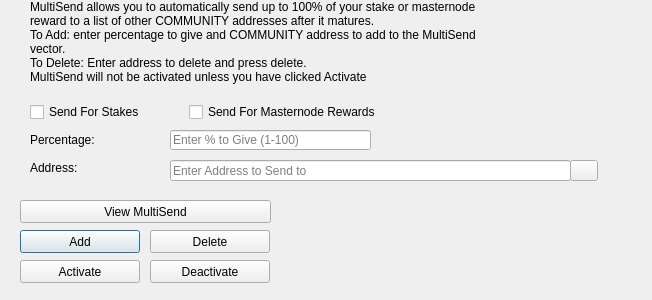
<?xml version="1.0" encoding="UTF-8"?>
<ui version="4.0">
 <class>MultiSendDialog</class>
 <widget class="QDialog" name="MultiSendDialog">
  <property name="windowModality">
   <enum>Qt::NonModal</enum>
  </property>
  <property name="geometry">
   <rect>
    <x>0</x>
    <y>0</y>
    <width>652</width>
    <height>300</height>
   </rect>
  </property>
  <property name="windowTitle">
   <string>MultiSend</string>
  </property>
  <widget class="QLineEdit" name="multiSendPercentEdit">
   <property name="geometry">
    <rect>
     <x>170</x>
     <y>130</y>
     <width>201</width>
     <height>20</height>
    </rect>
   </property>
   <property name="toolTip">
    <string>Enter whole numbers 1 - 100</string>
   </property>
   <property name="placeholderText">
    <string>Enter % to Give (1-100)</string>
   </property>
  </widget>
  <widget class="QLineEdit" name="multiSendAddressEdit">
   <property name="geometry">
    <rect>
     <x>170</x>
     <y>160</y>
     <width>401</width>
     <height>21</height>
    </rect>
   </property>
   <property name="toolTip">
    <string/>
   </property>
   <property name="placeholderText">
    <string>Enter Address to Send to</string>
   </property>
  </widget>
  <widget class="QLabel" name="label_2">
   <property name="geometry">
    <rect>
     <x>30</x>
     <y>0</y>
     <width>451</width>
     <height>121</height>
    </rect>
   </property>
   <property name="lineWidth">
    <number>1</number>
   </property>
   <property name="text">
    <string>MultiSend allows you to automatically send up to 100% of your stake or masternode reward to a list of other COMMUNITY addresses after it matures.
To Add: enter percentage to give and COMMUNITY address to add to the MultiSend vector.
To Delete: Enter address to delete and press delete.
MultiSend will not be activated unless you have clicked Activate</string>
   </property>
   <property name="alignment">
    <set>Qt::AlignLeading|Qt::AlignLeft|Qt::AlignTop</set>
   </property>
   <property name="wordWrap">
    <bool>true</bool>
   </property>
  </widget>
  <widget class="QLabel" name="message">
   <property name="geometry">
    <rect>
     <x>290</x>
     <y>200</y>
     <width>351</width>
     <height>91</height>
    </rect>
   </property>
   <property name="text">
    <string/>
   </property>
  </widget>
  <widget class="QPushButton" name="addButton">
   <property name="geometry">
    <rect>
     <x>20</x>
     <y>230</y>
     <width>120</width>
     <height>23</height>
    </rect>
   </property>
   <property name="toolTip">
    <string/>
   </property>
   <property name="statusTip">
    <string>Add to MultiSend Vector</string>
   </property>
   <property name="text">
    <string>Add</string>
   </property>
  </widget>
  <widget class="QPushButton" name="disableButton">
   <property name="geometry">
    <rect>
     <x>150</x>
     <y>260</y>
     <width>120</width>
     <height>23</height>
    </rect>
   </property>
   <property name="statusTip">
    <string>Deactivate MultiSend</string>
   </property>
   <property name="text">
    <string>Deactivate</string>
   </property>
  </widget>
  <widget class="QPushButton" name="addressBookButton">
   <property name="geometry">
    <rect>
     <x>570</x>
     <y>160</y>
     <width>28</width>
     <height>21</height>
    </rect>
   </property>
   <property name="toolTip">
    <string>Choose an address from the address book</string>
   </property>
   <property name="text">
    <string/>
   </property>
   <property name="icon">
    <iconset resource="../community.qrc">
     <normaloff>:/icons/address-book</normaloff>:/icons/address-book</iconset>
   </property>
   <property name="shortcut">
    <string>Alt+A</string>
   </property>
   <property name="autoDefault">
    <bool>false</bool>
   </property>
  </widget>
  <widget class="QLabel" name="label">
   <property name="geometry">
    <rect>
     <x>30</x>
     <y>130</y>
     <width>121</width>
     <height>20</height>
    </rect>
   </property>
   <property name="toolTip">
    <string>Percentage of stake to send</string>
   </property>
   <property name="text">
    <string>Percentage:</string>
   </property>
  </widget>
  <widget class="QLabel" name="label_5">
   <property name="geometry">
    <rect>
     <x>30</x>
     <y>160</y>
     <width>111</width>
     <height>16</height>
    </rect>
   </property>
   <property name="toolTip">
    <string>Address to send portion of stake to</string>
   </property>
   <property name="text">
    <string>Address:</string>
   </property>
  </widget>
  <widget class="QPushButton" name="deleteButton">
   <property name="geometry">
    <rect>
     <x>150</x>
     <y>230</y>
     <width>120</width>
     <height>23</height>
    </rect>
   </property>
   <property name="toolTip">
    <string/>
   </property>
   <property name="statusTip">
    <string>Delete Address From MultiSend Vector</string>
   </property>
   <property name="text">
    <string>Delete</string>
   </property>
  </widget>
  <widget class="QPushButton" name="activateButton">
   <property name="geometry">
    <rect>
     <x>20</x>
     <y>260</y>
     <width>120</width>
     <height>23</height>
    </rect>
   </property>
   <property name="statusTip">
    <string>Activate MultiSend</string>
   </property>
   <property name="text">
    <string>Activate</string>
   </property>
  </widget>
  <widget class="QPushButton" name="viewButton">
   <property name="geometry">
    <rect>
     <x>20</x>
     <y>200</y>
     <width>251</width>
     <height>23</height>
    </rect>
   </property>
   <property name="toolTip">
    <string/>
   </property>
   <property name="statusTip">
    <string>View MultiSend Vector</string>
   </property>
   <property name="text">
    <string>View MultiSend</string>
   </property>
  </widget>
  <widget class="QWidget" name="horizontalLayoutWidget">
   <property name="geometry">
    <rect>
     <x>30</x>
     <y>100</y>
     <width>351</width>
     <height>24</height>
    </rect>
   </property>
   <layout class="QHBoxLayout" name="horizontalLayout">
    <item>
     <widget class="QCheckBox" name="multiSendStakeCheckBox">
      <property name="text">
       <string>Send For Stakes</string>
      </property>
     </widget>
    </item>
    <item>
     <widget class="QCheckBox" name="multiSendMasternodeCheckBox">
      <property name="text">
       <string>Send For Masternode Rewards</string>
      </property>
     </widget>
    </item>
   </layout>
  </widget>
 </widget>
 <resources>
  <include location="../community.qrc"/>
 </resources>
 <connections/>
</ui>
